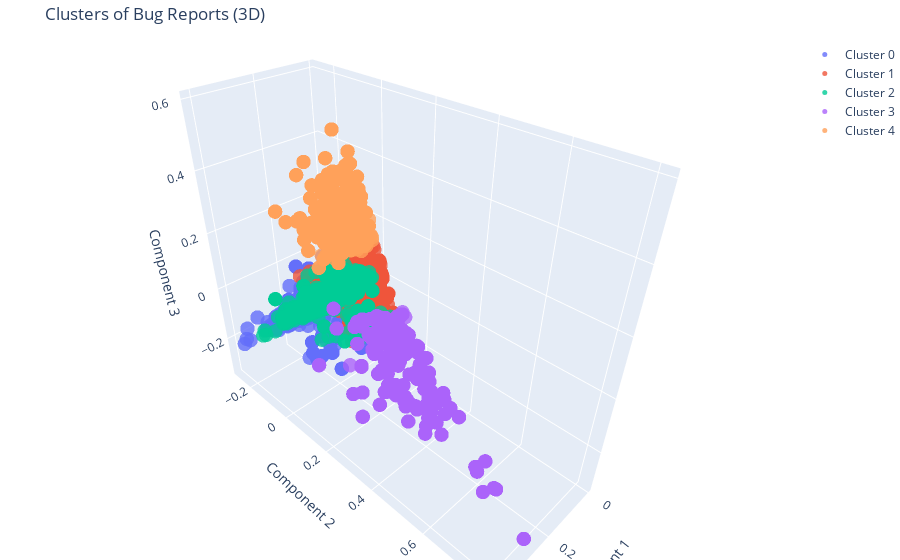

The notebook cell this image was saved under:
### Code cell
import plotly.graph_objs as go
from sklearn.decomposition import TruncatedSVD

# Reduce dimensionality using TruncatedSVD
# svd ==> stands for Singular Value Decomposition
svd = TruncatedSVD(n_components=3)  # Reduce to 3 dimensions for plotting
X_svd = svd.fit_transform(X_train)

# Create traces for each cluster
traces = []
for cluster_label in range(5):  # Assuming 5 clusters
    # Get indices of reports belonging to the current cluster
    cluster_indices = preprocessed_train_df[preprocessed_train_df['cluster'] == cluster_label].index
    
    # Create trace for the current cluster
    trace = go.Scatter3d(
        x=X_svd[cluster_indices, 0],
        y=X_svd[cluster_indices, 1],
        z=X_svd[cluster_indices, 2],
        mode='markers',
        marker=dict(
            size=5,
            opacity=0.8,
        ),
        name=f'Cluster {cluster_label}'
    )
    traces.append(trace)

# Create layout
layout = go.Layout(
    title='Clusters of Bug Reports (3D)',
    scene=dict(
        xaxis=dict(title='Component 1'),
        yaxis=dict(title='Component 2'),
        zaxis=dict(title='Component 3'),
    ),
    margin=dict(l=0, r=0, b=0, t=40),
)

# Create figure
fig = go.Figure(data=traces, layout=layout)

# Show interactive plot
fig.show()

### Figure 1 — Plotly figure (JSON) as saved in the notebook; plotly's stock layout.template omitted (floating-point values rounded to 4 significant figures; data arrays with more than 128 entries replaced by an {"elided": "..."} marker saying what was removed)
{"data": [{"marker": {"opacity": 0.8, "size": 5}, "mode": "markers", "name": "Cluster 0", "type": "scatter3d", "x": {"elided": "1975 float values"}, "y": {"elided": "1975 float values"}, "z": {"elided": "1975 float values"}}, {"marker": {"opacity": 0.8, "size": 5}, "mode": "markers", "name": "Cluster 1", "type": "scatter3d", "x": {"elided": "8111 float values"}, "y": {"elided": "8111 float values"}, "z": {"elided": "8111 float values"}}, {"marker": {"opacity": 0.8, "size": 5}, "mode": "markers", "name": "Cluster 2", "type": "scatter3d", "x": {"elided": "2085 float values"}, "y": {"elided": "2085 float values"}, "z": {"elided": "2085 float values"}}, {"marker": {"opacity": 0.8, "size": 5}, "mode": "markers", "name": "Cluster 3", "type": "scatter3d", "x": {"elided": "829 float values"}, "y": {"elided": "829 float values"}, "z": {"elided": "829 float values"}}, {"marker": {"opacity": 0.8, "size": 5}, "mode": "markers", "name": "Cluster 4", "type": "scatter3d", "x": {"elided": "866 float values"}, "y": {"elided": "866 float values"}, "z": {"elided": "866 float values"}}], "layout": {"margin": {"b": 0, "l": 0, "r": 0, "t": 40}, "scene": {"xaxis": {"title": {"text": "Component 1"}}, "yaxis": {"title": {"text": "Component 2"}}, "zaxis": {"title": {"text": "Component 3"}}}, "title": {"text": "Clusters of Bug Reports (3D)"}}}
